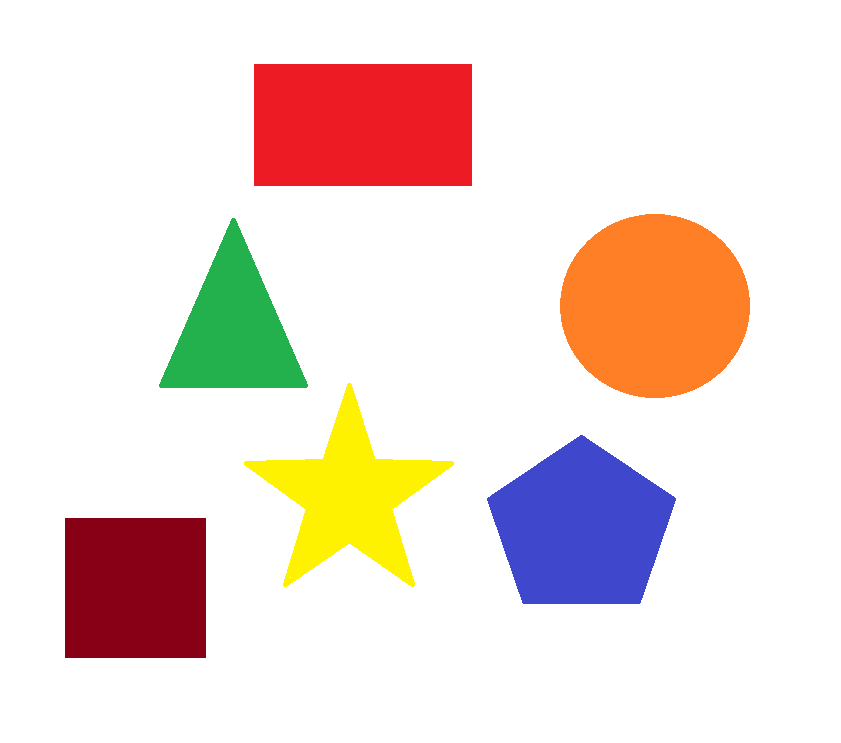
#> input picture opencv/images/shapes.PNG, 841 x 743 px
$ python shape_detection.py
#> lines starting #> are read from the running program, lines starting #| are printed output that depends on the picture; after the words box and inside, x2 and y2 are one past the last pixel; in counts of white or black regions, pixels touching at a corner belong together
import cv2

img = cv2.imread('images/shapes.PNG')
#> img is the input picture: shape (743, 841, 3); mean B, G, R 216.8, 223.2, 239
gray = cv2.cvtColor(img, cv2.COLOR_BGR2GRAY)
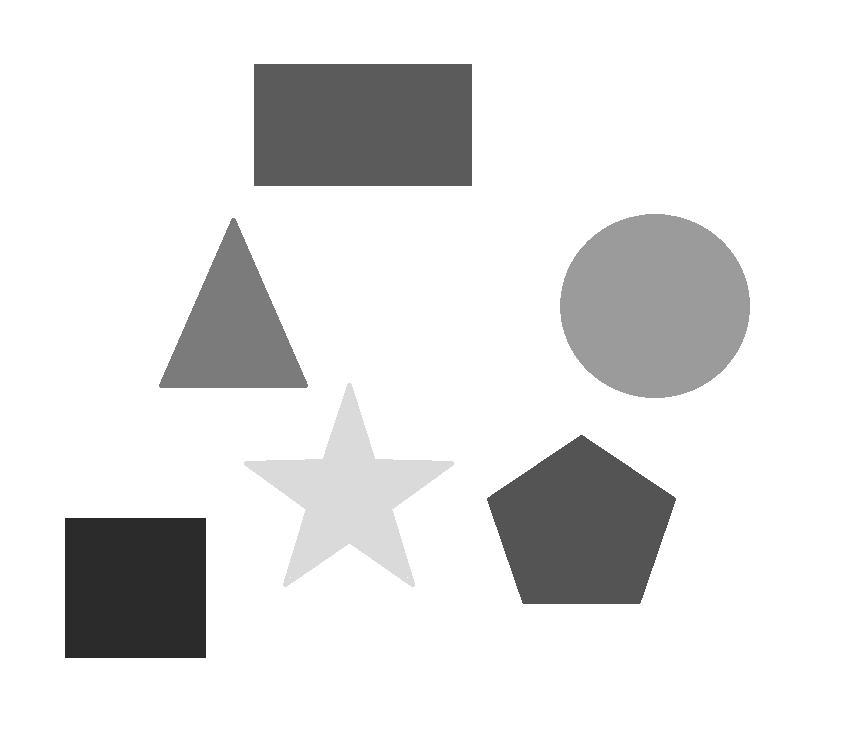
#> gray: shape (743, 841); min 43, max 255, mean 227.1
_, thresh = cv2.threshold(gray, 240, 245, cv2.THRESH_BINARY)
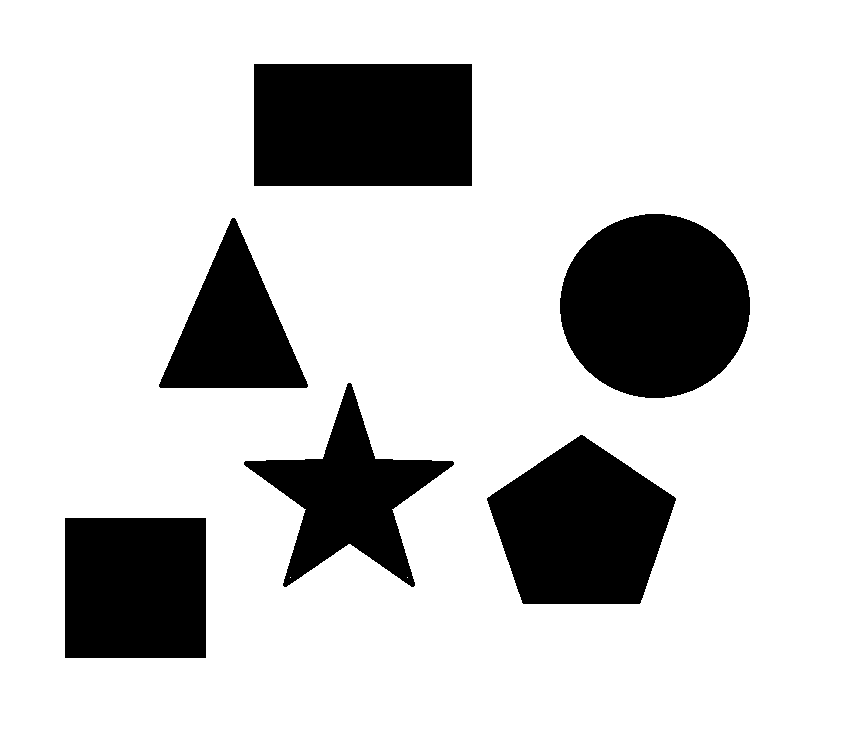
#> thresh: shape (743, 841); values 0 (black) and 245 (white), 80% white; 6 black regions
contours, _ = cv2.findContours(thresh, cv2.RETR_TREE, cv2.CHAIN_APPROX_NONE)
#> contours = 9 contours, 2 with area under 20; largest, box (x1, y1, x2, y2) and area: (0, 0, 841, 743) 623280, (559, 213, 751, 399) 27698, (253, 63, 473, 187) 26935, (486, 434, 677, 605) 22555, (64, 517, 207, 659) 20020, (243, 382, 455, 588) 16004, (158, 217, 309, 389) 13402

for contour in contours:
    approx = cv2.approxPolyDP(contour, 0.01 * cv2.arcLength(contour, True), True)
    cv2.drawContours(img, [approx], 0, (0, 0, 0), 5)
    x = approx.ravel()[0]
    y = approx.ravel()[1]
    if len(approx) == 4:
        cv2.putText(img,"rectangle", (x, y-10), cv2.FONT_HERSHEY_COMPLEX, 0.5, (0,0,0))
    elif len(approx) == 3:
        cv2.putText(img,"triangle", (x, y-10), cv2.FONT_HERSHEY_COMPLEX, 0.5, (0,0,0))
    elif len(approx) == 5:
        cv2.putText(img, "pentagon", (x + 20, y), cv2.FONT_HERSHEY_COMPLEX, 0.5, (0, 0, 0))
    elif len(approx) == 10:
        cv2.putText(img,"star", (x, y-10), cv2.FONT_HERSHEY_COMPLEX, 0.5, (0,0,0))
    else:
        cv2.putText(img,"circle", (x, y-10), cv2.FONT_HERSHEY_COMPLEX, 0.5, (0,0,0))
#> this loop made 9 passes
#> (x, y) on passes 3, 4, 5, 6, 8: (486, 498), (348, 382), (407, 577), (290, 577), (645, 213)
#> (approx, x, y) on passes 1, 2, 7, 9: ([[0, 0], [0, 742], [840, 742], [840, 0]], 0, 0), ([[64, 518], [205, 517], [206, 657], [65, 658]], 64, 518), ([[232, 217], [306, 388], [158, 386]], 232, 217), ([[253, 64], [471, 63], [472, 185], [254, 186]], 253, 64)
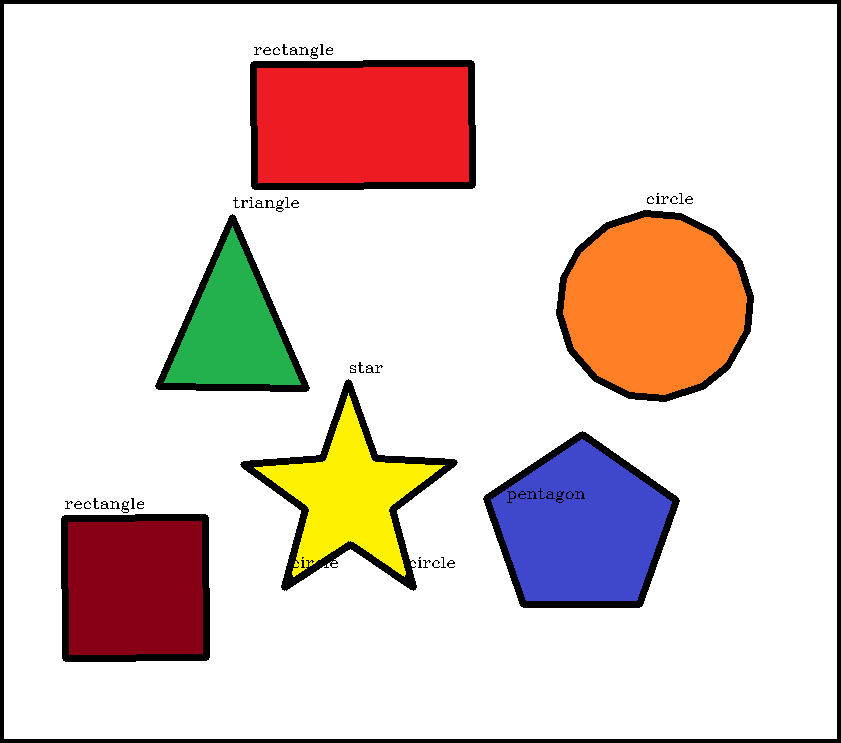
#> img: shape (743, 841, 3); 6.35% of pixels changed, all inside (x1, y1, x2, y2) = (0, 0, 841, 743)
cv2.imshow('frame', img)

cv2.waitKey(0)
cv2.destroyAllWindows()

$ run again, with opencv/images/blackwhite.jpg saved as opencv/images/shapes.PNG
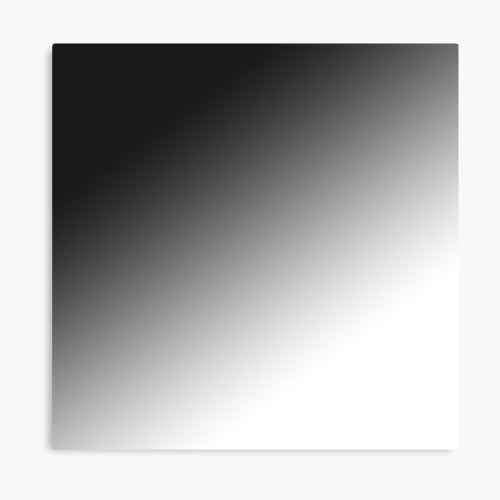
#> input picture opencv/images/blackwhite.jpg, 1000 x 1000 px (shown at 1/2 size)
#> img is the input picture: shape (1000, 1000, 3); mean B, G, R 180.1, 179.8, 180.3
#> `_, thresh = cv2.threshold(gray, 240, 245, cv2.THRESH_BINARY)`:
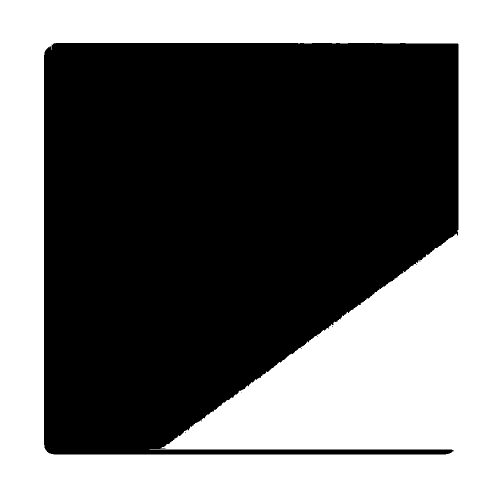
#> thresh: shape (1000, 1000) (shown at 1/2 size); values 0 (black) and 245 (white), 44.8% white; 2 white regions (1 under 20 px)
#> contours = 10 contours, 8 with area under 20; largest, box (x1, y1, x2, y2) and area: (0, 0, 1000, 1000) 998001, (87, 85, 918, 910) 554180
#> the loop `for contour in contours:` made 10 passes
#> (x, y) on passes 2, 4, 5, 6, 7, 9: (369, 864), (601, 696), (633, 672), (663, 652), (831, 528), (90, 100)
#> after the loop `for contour in contours:`:
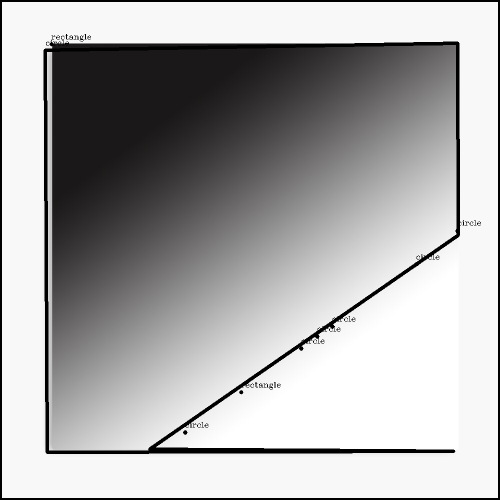
#> img: shape (1000, 1000, 3) (shown at 1/2 size); 4.42% of pixels changed, all inside (x1, y1, x2, y2) = (0, 0, 1000, 1000)
